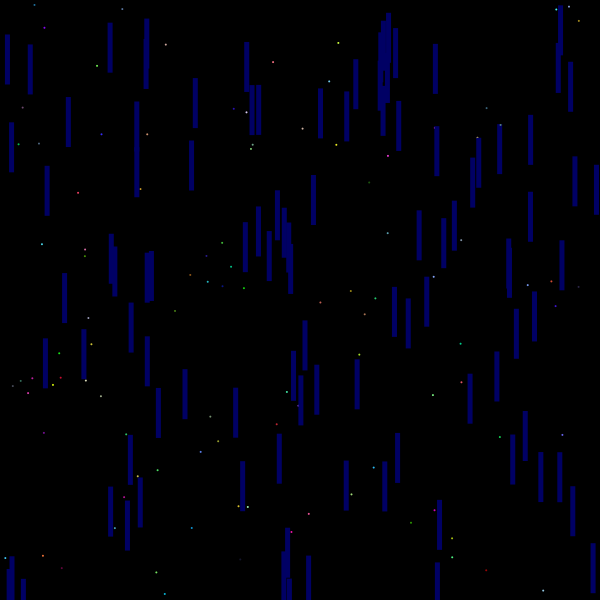
Frame 1 (no input)
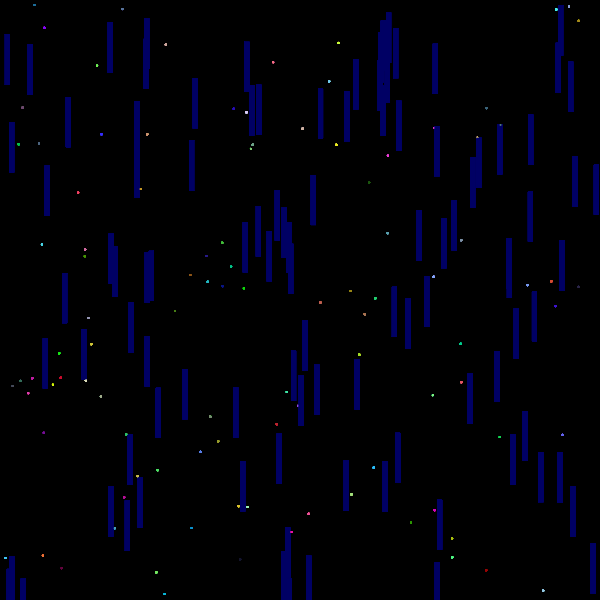
Frame 60 (the mouse pressed at the canvas centre just before this capture)
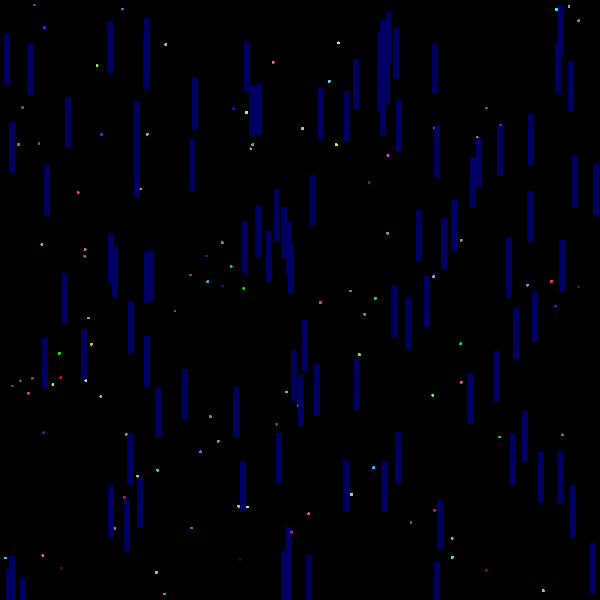
Frame 120 (the mouse held since frame 60 and released just before this capture)

The Processing sketch that drew these frames (run headless with seeded random() and noise(); from frame 60 on, the mouse is pressed at the canvas centre):

// Processing sketch: visualelementsclass_kellykong
// ── visualelementsclass_kellykong.pde
//code 2 Bryan - visual elements pt2, in class, kelly k

int xpa = 10;
int ypa = 10;

Shape[][] shapes = new Shape[xpa][ypa];

void setup() {
  size(600, 600);
  background(0);
    for (int i = 0; i < xpa; i++) {
    for (int j = 0; j < ypa; j++) {
      shapes[i][j] = new Shape(i, j);
}
    }
}
void draw() {
    for (int i = 0; i < xpa; i++) {
    for (int j = 0; j < ypa; j++) {
      shapes[i][j].display();
    }
    }
}

// ── shapes.pde
class Shape {
  float xPos = random(0, 600);
  float yPos = random(0, 600);
  color c;
  color c2;
  
  Shape(int i, int j) {
    c = color(map(i, 0, 10, 0, 20));
    c2 = color(random(255), random(255), random(255));
}
  void display() {
    noStroke();
    fill(c, 0, 100);
    rect(yPos, xPos, 5, 50);
    fill(c2);
    ellipse(xPos, yPos, 2, 2);
   
  }
}
